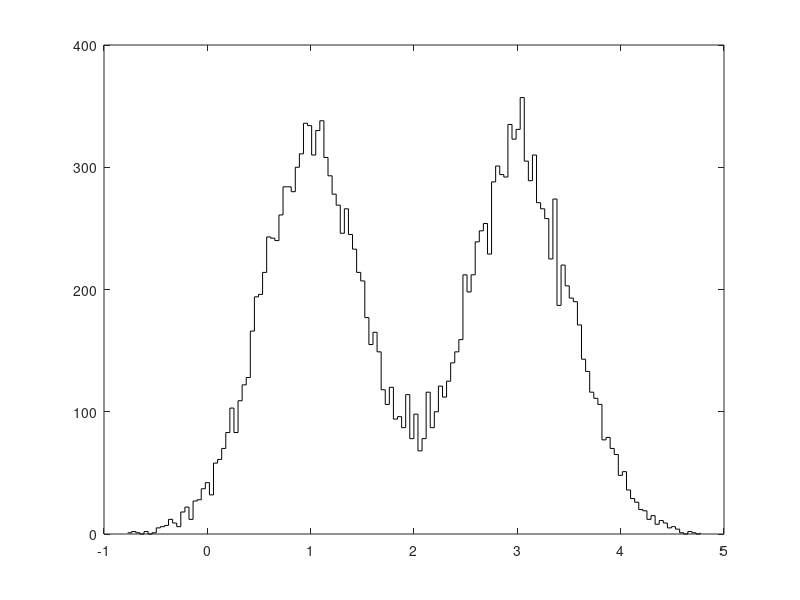

Reproduce this figure in MATLAB. (Note: this script raises an error after producing the figure.)
function fit_fminsearch

% simulate a double-peaked Gaussian
a = normrnd(1,0.5,[10000,1]);
a = [a; normrnd(3,0.5,[10000,1])];
[count,xout] = hist(a,sqrt(numel(a)));
figure('Name','Fit fun figure','NumberTitle','off')
stairs(xout,count,'k-'), hold on

%% fit with curve fitting toolbox
% fit double-peaked gaussian to histogram
fObj = fit(xout',count','gauss2');
plot(fObj,'r--')

%% fit with fminsearch 
% (no curve fitting toolbox required)
% start points x0 should be chosen as precisely as possible
pars0 = [max(count) 1 1 max(count) 1 1]';
[x, fval] = fminsearch(@(x) gauss2(x,count,xout),pars0);
% x contains the optimal 6 parameters for the Gaussian
% fval is the minimum of the objective function, ie. the smaller the better the fit

fitCurve = x(1).*exp(-((xout-x(2))./x(3)).^2) + ...
    x(4).*exp(-((xout-x(5))./x(6)).^2);
plot(xout,fitCurve,'b--')

legend({'dota','fit','fminsearch'})

end


%% Objective function for minimization
function fOut = gauss2(pars,a,x)
f = pars(1).*exp(-((x-pars(2))./pars(3)).^2) + ...
    pars(4).*exp(-((x-pars(5))./pars(6)).^2);
fOut = sum(abs(f-a));
end
